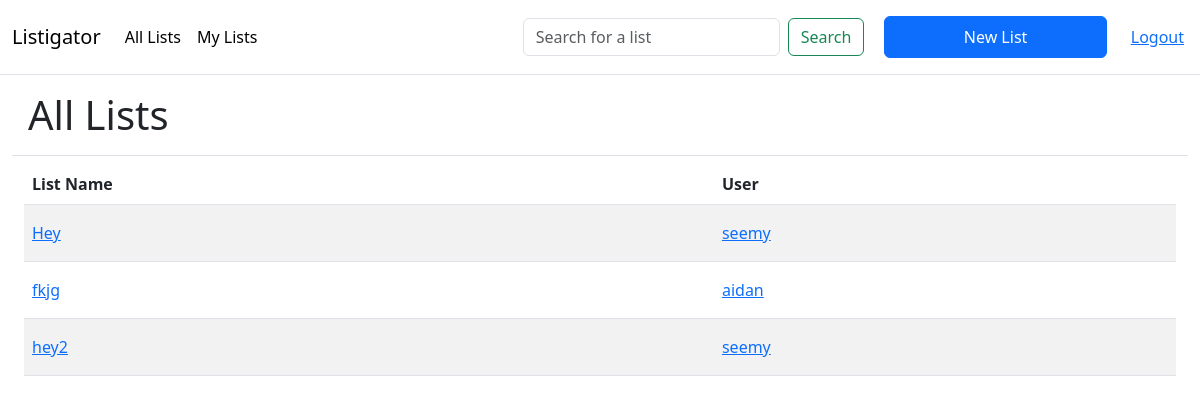
The app's page /publiclists (signed in), older data.
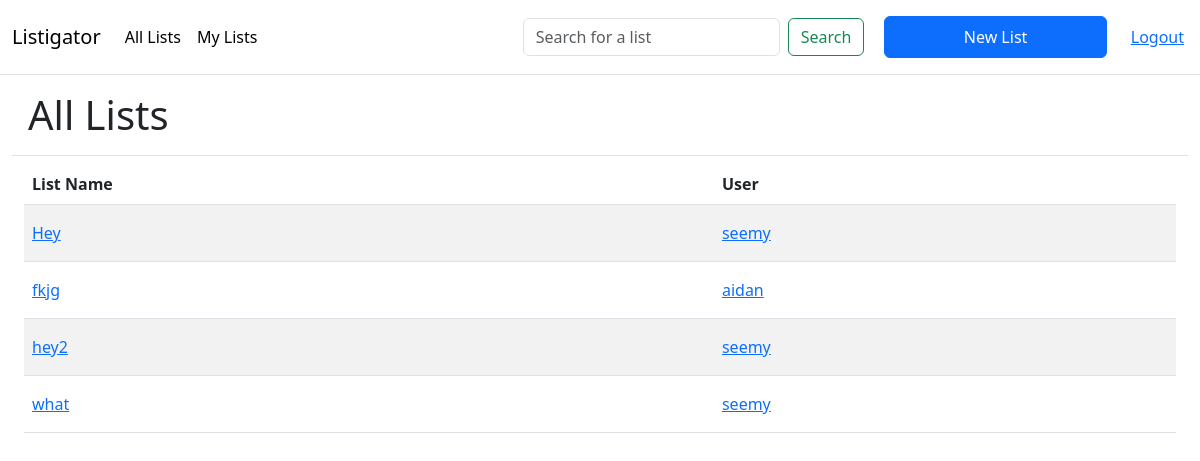
The same page, newer data.
### listigator/models.py (models this page shows, shortened)
class List(db.Model):
    id = db.Column(db.Integer, primary_key=True)
    user_id = db.Column(db.Integer, db.ForeignKey('user.id'),
        nullable=False)
    public = db.Column(db.Boolean, nullable=False, default=False)
    title = db.Column(db.String(50), nullable=False)
    lawyers = db.relationship('Lawyer', secondary=list_lawyers, lazy='subquery',
        backref=db.backref('lists', lazy=True))

class User(db.Model):
    id = db.Column(db.Integer, primary_key=True)
    username = db.Column(db.String(50))
    password_hash = db.Column(db.String(128))
    lists = db.relationship('List', backref='user', lazy=True)

### listigator/app.py (the view)
@main.route('/publiclists')
@login_required
def publiclists():
    public_lists = List.query.filter_by(public=True).join(User, List.user_id == User.id).all()
    return render_template('main/publiclists.html', lists=public_lists, querying=False)

### listigator/auth.py (called while the page is built)
def login_required(route):
    @functools.wraps(route)
    def wrapped_route(**kwargs):
        if session.get('user_id') is None:
            return redirect(url_for('auth.login'))
        return route(**kwargs)
    return wrapped_route

### listigator/templates/main/publiclists.html (shortened to what this page needs)
{% extends 'main/layout.html' %}
{% block main %}
<h1 class="p-3 border-bottom">All Lists</h1>
{% if lists %}
<div class="container-fluid">
    <table class='table ph-3 bg-light table-striped'>
        <thead>
            <tr>
            <th scope="col">List Name</th>
            <th scope="col">User</th>
            </tr>
        </thead>
        <tbody>
            {% for list in lists %}
                <tr class='p-3 align-middle me-auto'>
                    <td class='name pt-3 pb-3'><a href="/list/{{ list.id }}">{{ list.title }}</a></td>
                    <td class='user'><a href="/user/{{ list.user_id }}">{{ list.user.username }}</a></td>
                </tr>
            {% endfor %}
        </tbody>
    </table>
</div>
{% else %}
    {% if querying %}
        <p>No lists matched your query.<p>
    {% else %}
        <p>You have no lists yet.</p>
    {% endif %}
{% endif %}
{% endblock %}

Row changes from the older to the newer data that the page shows:
added List: title "what", user.username "seemy"
